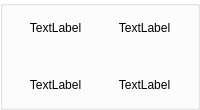
        <widget class="QGroupBox" name="groupBox_73">
         <property name="minimumSize">
          <size>
           <width>110</width>
           <height>110</height>
          </size>
         </property>
         <property name="styleSheet">
          <string notr="true">background-color: qlineargradient(spread:pad, x1:0, y1:0, x2:1, y2:0, stop:0.448864 rgba(255, 255, 255, 25));</string>
         </property>
         <property name="title">
          <string/>
         </property>
         <layout class="QGridLayout" name="gridLayout_40">
          <item row="0" column="0">
           <layout class="QGridLayout" name="gridLayout_39">
            <item row="0" column="0">
             <widget class="QLabel" name="label_7">
              <property name="text">
               <string>TextLabel</string>
              </property>
              <property name="alignment">
               <set>Qt::AlignCenter</set>
              </property>
             </widget>
            </item>
            <item row="1" column="1">
             <widget class="QLabel" name="label_187">
              <property name="text">
               <string/>
              </property>
             </widget>
            </item>
            <item row="1" column="0">
             <widget class="QLabel" name="label_186">
              <property name="text">
               <string/>
              </property>
             </widget>
            </item>
            <item row="0" column="1">
             <widget class="QLabel" name="label_8">
              <property name="text">
               <string>TextLabel</string>
              </property>
              <property name="alignment">
               <set>Qt::AlignCenter</set>
              </property>
             </widget>
            </item>
            <item row="2" column="1">
             <widget class="QLabel" name="label_10">
              <property name="text">
               <string>TextLabel</string>
              </property>
              <property name="alignment">
               <set>Qt::AlignCenter</set>
              </property>
             </widget>
            </item>
            <item row="2" column="0">
             <widget class="QLabel" name="label_9">
              <property name="text">
               <string>TextLabel</string>
              </property>
              <property name="alignment">
               <set>Qt::AlignCenter</set>
              </property>
             </widget>
            </item>
           </layout>
          </item>
         </layout>
        </widget>
